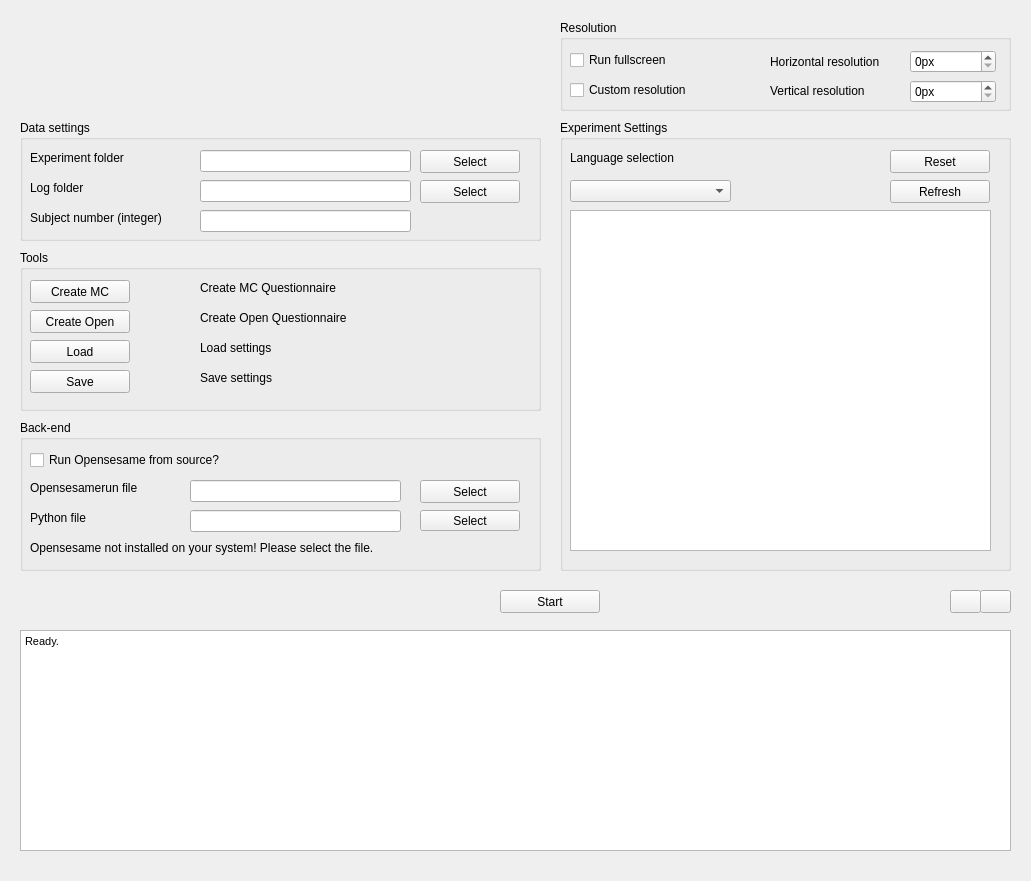
<?xml version="1.0" encoding="UTF-8"?>
<ui version="4.0">
 <class>MainWindow</class>
 <widget class="QMainWindow" name="MainWindow">
  <property name="geometry">
   <rect>
    <x>0</x>
    <y>0</y>
    <width>1031</width>
    <height>881</height>
   </rect>
  </property>
  <property name="windowTitle">
   <string>MainWindow</string>
  </property>
  <widget class="QWidget" name="centralwidget">
   <widget class="QTextEdit" name="statusBox">
    <property name="enabled">
     <bool>true</bool>
    </property>
    <property name="geometry">
     <rect>
      <x>20</x>
      <y>630</y>
      <width>991</width>
      <height>221</height>
     </rect>
    </property>
    <property name="sizePolicy">
     <sizepolicy hsizetype="Fixed" vsizetype="Fixed">
      <horstretch>0</horstretch>
      <verstretch>0</verstretch>
     </sizepolicy>
    </property>
    <property name="minimumSize">
     <size>
      <width>0</width>
      <height>0</height>
     </size>
    </property>
    <property name="html">
     <string>&lt;!DOCTYPE HTML PUBLIC &quot;-//W3C//DTD HTML 4.0//EN&quot; &quot;http://www.w3.org/TR/REC-html40/strict.dtd&quot;&gt;
&lt;html&gt;&lt;head&gt;&lt;meta name=&quot;qrichtext&quot; content=&quot;1&quot; /&gt;&lt;style type=&quot;text/css&quot;&gt;
p, li { white-space: pre-wrap; }
&lt;/style&gt;&lt;/head&gt;&lt;body style=&quot; font-family:'Sans Serif'; font-size:9pt; font-weight:400; font-style:normal;&quot;&gt;
&lt;p style=&quot; margin-top:0px; margin-bottom:0px; margin-left:0px; margin-right:0px; -qt-block-indent:0; text-indent:0px;&quot;&gt;&lt;span style=&quot; font-family:'MS Shell Dlg 2'; font-size:8pt;&quot;&gt;Ready.&lt;/span&gt;&lt;/p&gt;&lt;/body&gt;&lt;/html&gt;</string>
    </property>
   </widget>
   <widget class="QGroupBox" name="groupBox">
    <property name="geometry">
     <rect>
      <x>20</x>
      <y>120</y>
      <width>521</width>
      <height>121</height>
     </rect>
    </property>
    <property name="title">
     <string>Data settings</string>
    </property>
    <widget class="QLabel" name="inputFolderLabel">
     <property name="geometry">
      <rect>
       <x>10</x>
       <y>30</y>
       <width>110</width>
       <height>16</height>
      </rect>
     </property>
     <property name="sizePolicy">
      <sizepolicy hsizetype="Fixed" vsizetype="Fixed">
       <horstretch>0</horstretch>
       <verstretch>0</verstretch>
      </sizepolicy>
     </property>
     <property name="toolTip">
      <string>Location of the experiment folder. This folder must contain language folders. The experiment files have to be placed in the language folders. </string>
     </property>
     <property name="text">
      <string>Experiment folder</string>
     </property>
    </widget>
    <widget class="QLabel" name="logFolderLabel">
     <property name="geometry">
      <rect>
       <x>10</x>
       <y>60</y>
       <width>62</width>
       <height>16</height>
      </rect>
     </property>
     <property name="sizePolicy">
      <sizepolicy hsizetype="Fixed" vsizetype="Fixed">
       <horstretch>0</horstretch>
       <verstretch>0</verstretch>
      </sizepolicy>
     </property>
     <property name="toolTip">
      <string>Select the folder where the log files will be saved.</string>
     </property>
     <property name="text">
      <string>Log folder</string>
     </property>
    </widget>
    <widget class="QLineEdit" name="inputFolderLocation">
     <property name="geometry">
      <rect>
       <x>180</x>
       <y>30</y>
       <width>211</width>
       <height>22</height>
      </rect>
     </property>
     <property name="sizePolicy">
      <sizepolicy hsizetype="Minimum" vsizetype="Fixed">
       <horstretch>0</horstretch>
       <verstretch>0</verstretch>
      </sizepolicy>
     </property>
     <property name="readOnly">
      <bool>true</bool>
     </property>
    </widget>
    <widget class="QLineEdit" name="logFolderDestination">
     <property name="geometry">
      <rect>
       <x>180</x>
       <y>60</y>
       <width>211</width>
       <height>22</height>
      </rect>
     </property>
     <property name="sizePolicy">
      <sizepolicy hsizetype="Minimum" vsizetype="Fixed">
       <horstretch>0</horstretch>
       <verstretch>0</verstretch>
      </sizepolicy>
     </property>
     <property name="dragEnabled">
      <bool>false</bool>
     </property>
     <property name="readOnly">
      <bool>true</bool>
     </property>
    </widget>
    <widget class="QPushButton" name="inputFolderButton">
     <property name="geometry">
      <rect>
       <x>400</x>
       <y>30</y>
       <width>100</width>
       <height>23</height>
      </rect>
     </property>
     <property name="sizePolicy">
      <sizepolicy hsizetype="Fixed" vsizetype="Fixed">
       <horstretch>0</horstretch>
       <verstretch>0</verstretch>
      </sizepolicy>
     </property>
     <property name="minimumSize">
      <size>
       <width>100</width>
       <height>23</height>
      </size>
     </property>
     <property name="maximumSize">
      <size>
       <width>100</width>
       <height>23</height>
      </size>
     </property>
     <property name="toolTip">
      <string>Select folder containing the data files</string>
     </property>
     <property name="statusTip">
      <string/>
     </property>
     <property name="text">
      <string>Select</string>
     </property>
    </widget>
    <widget class="QPushButton" name="logFolderButton">
     <property name="geometry">
      <rect>
       <x>400</x>
       <y>60</y>
       <width>100</width>
       <height>23</height>
      </rect>
     </property>
     <property name="sizePolicy">
      <sizepolicy hsizetype="Fixed" vsizetype="Fixed">
       <horstretch>0</horstretch>
       <verstretch>0</verstretch>
      </sizepolicy>
     </property>
     <property name="minimumSize">
      <size>
       <width>100</width>
       <height>23</height>
      </size>
     </property>
     <property name="maximumSize">
      <size>
       <width>100</width>
       <height>23</height>
      </size>
     </property>
     <property name="toolTip">
      <string>Select destination folder to save the log files</string>
     </property>
     <property name="statusTip">
      <string/>
     </property>
     <property name="text">
      <string>Select</string>
     </property>
    </widget>
    <widget class="QLabel" name="subjectlabel">
     <property name="geometry">
      <rect>
       <x>10</x>
       <y>90</y>
       <width>158</width>
       <height>16</height>
      </rect>
     </property>
     <property name="sizePolicy">
      <sizepolicy hsizetype="Fixed" vsizetype="Fixed">
       <horstretch>0</horstretch>
       <verstretch>0</verstretch>
      </sizepolicy>
     </property>
     <property name="toolTip">
      <string>Insert the subject number</string>
     </property>
     <property name="text">
      <string>Subject number (integer)</string>
     </property>
    </widget>
    <widget class="QLineEdit" name="subjectLineEdit">
     <property name="geometry">
      <rect>
       <x>180</x>
       <y>90</y>
       <width>211</width>
       <height>22</height>
      </rect>
     </property>
     <property name="sizePolicy">
      <sizepolicy hsizetype="Minimum" vsizetype="Fixed">
       <horstretch>0</horstretch>
       <verstretch>0</verstretch>
      </sizepolicy>
     </property>
    </widget>
   </widget>
   <widget class="QGroupBox" name="groupBox_2">
    <property name="geometry">
     <rect>
      <x>560</x>
      <y>20</y>
      <width>451</width>
      <height>91</height>
     </rect>
    </property>
    <property name="title">
     <string>Resolution</string>
    </property>
    <widget class="QCheckBox" name="fullscreenCheckBox">
     <property name="geometry">
      <rect>
       <x>10</x>
       <y>30</y>
       <width>113</width>
       <height>20</height>
      </rect>
     </property>
     <property name="sizePolicy">
      <sizepolicy hsizetype="Fixed" vsizetype="Fixed">
       <horstretch>0</horstretch>
       <verstretch>0</verstretch>
      </sizepolicy>
     </property>
     <property name="text">
      <string>Run fullscreen</string>
     </property>
    </widget>
    <widget class="QCheckBox" name="customResolutionCheckBox">
     <property name="geometry">
      <rect>
       <x>10</x>
       <y>60</y>
       <width>138</width>
       <height>20</height>
      </rect>
     </property>
     <property name="sizePolicy">
      <sizepolicy hsizetype="Fixed" vsizetype="Fixed">
       <horstretch>0</horstretch>
       <verstretch>0</verstretch>
      </sizepolicy>
     </property>
     <property name="text">
      <string>Custom resolution</string>
     </property>
    </widget>
    <widget class="QLabel" name="resolutionHorizontalLabel">
     <property name="geometry">
      <rect>
       <x>210</x>
       <y>34</y>
       <width>129</width>
       <height>16</height>
      </rect>
     </property>
     <property name="sizePolicy">
      <sizepolicy hsizetype="Fixed" vsizetype="Fixed">
       <horstretch>0</horstretch>
       <verstretch>0</verstretch>
      </sizepolicy>
     </property>
     <property name="text">
      <string>Horizontal resolution</string>
     </property>
    </widget>
    <widget class="QLabel" name="resolutionVerticalLabel">
     <property name="geometry">
      <rect>
       <x>210</x>
       <y>63</y>
       <width>114</width>
       <height>16</height>
      </rect>
     </property>
     <property name="sizePolicy">
      <sizepolicy hsizetype="Fixed" vsizetype="Fixed">
       <horstretch>0</horstretch>
       <verstretch>0</verstretch>
      </sizepolicy>
     </property>
     <property name="text">
      <string>Vertical resolution</string>
     </property>
    </widget>
    <widget class="QSpinBox" name="resolutionHorizontalSpinBox">
     <property name="geometry">
      <rect>
       <x>350</x>
       <y>30</y>
       <width>86</width>
       <height>23</height>
      </rect>
     </property>
     <property name="suffix">
      <string>px</string>
     </property>
     <property name="maximum">
      <number>10000</number>
     </property>
    </widget>
    <widget class="QSpinBox" name="resolutionVerticalSpinBox">
     <property name="geometry">
      <rect>
       <x>350</x>
       <y>60</y>
       <width>86</width>
       <height>23</height>
      </rect>
     </property>
     <property name="suffix">
      <string>px</string>
     </property>
     <property name="maximum">
      <number>10000</number>
     </property>
    </widget>
   </widget>
   <widget class="QGroupBox" name="groupBox_3">
    <property name="geometry">
     <rect>
      <x>20</x>
      <y>420</y>
      <width>521</width>
      <height>151</height>
     </rect>
    </property>
    <property name="title">
     <string>Back-end</string>
    </property>
    <widget class="QCheckBox" name="srcCheckBox">
     <property name="geometry">
      <rect>
       <x>10</x>
       <y>30</y>
       <width>219</width>
       <height>20</height>
      </rect>
     </property>
     <property name="sizePolicy">
      <sizepolicy hsizetype="Fixed" vsizetype="Fixed">
       <horstretch>0</horstretch>
       <verstretch>0</verstretch>
      </sizepolicy>
     </property>
     <property name="toolTip">
      <string>If OpenSesame is not installed on your system you can also use the source of the Opensesame</string>
     </property>
     <property name="statusTip">
      <string/>
     </property>
     <property name="text">
      <string>Run Opensesame from source?</string>
     </property>
    </widget>
    <widget class="QLabel" name="opensesamerunLabel">
     <property name="geometry">
      <rect>
       <x>10</x>
       <y>60</y>
       <width>125</width>
       <height>16</height>
      </rect>
     </property>
     <property name="sizePolicy">
      <sizepolicy hsizetype="Fixed" vsizetype="Fixed">
       <horstretch>0</horstretch>
       <verstretch>0</verstretch>
      </sizepolicy>
     </property>
     <property name="toolTip">
      <string>Select the opensesamerun file</string>
     </property>
     <property name="text">
      <string>Opensesamerun file</string>
     </property>
    </widget>
    <widget class="QLabel" name="pythonLabel">
     <property name="geometry">
      <rect>
       <x>10</x>
       <y>90</y>
       <width>65</width>
       <height>16</height>
      </rect>
     </property>
     <property name="sizePolicy">
      <sizepolicy hsizetype="Fixed" vsizetype="Fixed">
       <horstretch>0</horstretch>
       <verstretch>0</verstretch>
      </sizepolicy>
     </property>
     <property name="toolTip">
      <string>Select the python executable, if left empty the system wide installed python will be used</string>
     </property>
     <property name="text">
      <string>Python file</string>
     </property>
    </widget>
    <widget class="QLineEdit" name="opensesamerunLineEdit">
     <property name="geometry">
      <rect>
       <x>170</x>
       <y>60</y>
       <width>211</width>
       <height>22</height>
      </rect>
     </property>
     <property name="sizePolicy">
      <sizepolicy hsizetype="Minimum" vsizetype="Fixed">
       <horstretch>0</horstretch>
       <verstretch>0</verstretch>
      </sizepolicy>
     </property>
     <property name="readOnly">
      <bool>true</bool>
     </property>
    </widget>
    <widget class="QLineEdit" name="pythonLineEdit">
     <property name="geometry">
      <rect>
       <x>170</x>
       <y>90</y>
       <width>211</width>
       <height>22</height>
      </rect>
     </property>
     <property name="sizePolicy">
      <sizepolicy hsizetype="Minimum" vsizetype="Fixed">
       <horstretch>0</horstretch>
       <verstretch>0</verstretch>
      </sizepolicy>
     </property>
     <property name="readOnly">
      <bool>true</bool>
     </property>
    </widget>
    <widget class="QPushButton" name="opensesamerunButton">
     <property name="geometry">
      <rect>
       <x>400</x>
       <y>60</y>
       <width>100</width>
       <height>23</height>
      </rect>
     </property>
     <property name="sizePolicy">
      <sizepolicy hsizetype="Fixed" vsizetype="Fixed">
       <horstretch>0</horstretch>
       <verstretch>0</verstretch>
      </sizepolicy>
     </property>
     <property name="minimumSize">
      <size>
       <width>100</width>
       <height>23</height>
      </size>
     </property>
     <property name="maximumSize">
      <size>
       <width>100</width>
       <height>23</height>
      </size>
     </property>
     <property name="toolTip">
      <string>Select the opensesamerun file</string>
     </property>
     <property name="text">
      <string>Select</string>
     </property>
    </widget>
    <widget class="QPushButton" name="pythonButton">
     <property name="geometry">
      <rect>
       <x>400</x>
       <y>90</y>
       <width>100</width>
       <height>21</height>
      </rect>
     </property>
     <property name="sizePolicy">
      <sizepolicy hsizetype="Fixed" vsizetype="Fixed">
       <horstretch>0</horstretch>
       <verstretch>0</verstretch>
      </sizepolicy>
     </property>
     <property name="minimumSize">
      <size>
       <width>100</width>
       <height>21</height>
      </size>
     </property>
     <property name="maximumSize">
      <size>
       <width>100</width>
       <height>21</height>
      </size>
     </property>
     <property name="toolTip">
      <string>Select the python executable, if left empty the system wide installed python will be used</string>
     </property>
     <property name="text">
      <string>Select</string>
     </property>
    </widget>
    <widget class="QLabel" name="opensesameNotFoundLabel">
     <property name="geometry">
      <rect>
       <x>10</x>
       <y>120</y>
       <width>407</width>
       <height>16</height>
      </rect>
     </property>
     <property name="sizePolicy">
      <sizepolicy hsizetype="Fixed" vsizetype="Fixed">
       <horstretch>0</horstretch>
       <verstretch>0</verstretch>
      </sizepolicy>
     </property>
     <property name="text">
      <string>Opensesame not installed on your system! Please select the file.</string>
     </property>
    </widget>
   </widget>
   <widget class="QGroupBox" name="groupBox_4">
    <property name="geometry">
     <rect>
      <x>560</x>
      <y>120</y>
      <width>451</width>
      <height>451</height>
     </rect>
    </property>
    <property name="title">
     <string>Experiment Settings</string>
    </property>
    <widget class="QLabel" name="insertAnswerLabel">
     <property name="geometry">
      <rect>
       <x>10</x>
       <y>30</y>
       <width>123</width>
       <height>16</height>
      </rect>
     </property>
     <property name="text">
      <string>Language selection</string>
     </property>
    </widget>
    <widget class="QComboBox" name="languageComboBox">
     <property name="geometry">
      <rect>
       <x>10</x>
       <y>60</y>
       <width>161</width>
       <height>22</height>
      </rect>
     </property>
     <property name="sizePolicy">
      <sizepolicy hsizetype="Minimum" vsizetype="Fixed">
       <horstretch>0</horstretch>
       <verstretch>0</verstretch>
      </sizepolicy>
     </property>
     <property name="toolTip">
      <string>Select the language</string>
     </property>
    </widget>
    <widget class="QPushButton" name="resetButton">
     <property name="geometry">
      <rect>
       <x>330</x>
       <y>30</y>
       <width>100</width>
       <height>23</height>
      </rect>
     </property>
     <property name="sizePolicy">
      <sizepolicy hsizetype="Fixed" vsizetype="Fixed">
       <horstretch>0</horstretch>
       <verstretch>0</verstretch>
      </sizepolicy>
     </property>
     <property name="minimumSize">
      <size>
       <width>100</width>
       <height>23</height>
      </size>
     </property>
     <property name="maximumSize">
      <size>
       <width>100</width>
       <height>23</height>
      </size>
     </property>
     <property name="text">
      <string>Reset</string>
     </property>
    </widget>
    <widget class="QPushButton" name="refreshButton">
     <property name="geometry">
      <rect>
       <x>330</x>
       <y>60</y>
       <width>100</width>
       <height>23</height>
      </rect>
     </property>
     <property name="sizePolicy">
      <sizepolicy hsizetype="Fixed" vsizetype="Fixed">
       <horstretch>0</horstretch>
       <verstretch>0</verstretch>
      </sizepolicy>
     </property>
     <property name="minimumSize">
      <size>
       <width>100</width>
       <height>23</height>
      </size>
     </property>
     <property name="maximumSize">
      <size>
       <width>100</width>
       <height>23</height>
      </size>
     </property>
     <property name="text">
      <string>Refresh</string>
     </property>
    </widget>
    <widget class="QListWidget" name="experimentListWidget">
     <property name="geometry">
      <rect>
       <x>10</x>
       <y>90</y>
       <width>421</width>
       <height>341</height>
      </rect>
     </property>
     <property name="sizePolicy">
      <sizepolicy hsizetype="Fixed" vsizetype="Fixed">
       <horstretch>0</horstretch>
       <verstretch>0</verstretch>
      </sizepolicy>
     </property>
     <property name="acceptDrops">
      <bool>false</bool>
     </property>
     <property name="toolTip">
      <string>Drag and Drop the experiments to change the order. Only items which are checked will be used</string>
     </property>
     <property name="editTriggers">
      <set>QAbstractItemView::NoEditTriggers</set>
     </property>
     <property name="dragEnabled">
      <bool>true</bool>
     </property>
     <property name="dragDropMode">
      <enum>QAbstractItemView::InternalMove</enum>
     </property>
     <property name="defaultDropAction">
      <enum>Qt::MoveAction</enum>
     </property>
     <property name="selectionMode">
      <enum>QAbstractItemView::SingleSelection</enum>
     </property>
    </widget>
   </widget>
   <widget class="QGroupBox" name="groupBox_5">
    <property name="geometry">
     <rect>
      <x>20</x>
      <y>250</y>
      <width>521</width>
      <height>161</height>
     </rect>
    </property>
    <property name="title">
     <string>Tools</string>
    </property>
    <widget class="QLabel" name="loadLabel">
     <property name="geometry">
      <rect>
       <x>180</x>
       <y>90</y>
       <width>85</width>
       <height>16</height>
      </rect>
     </property>
     <property name="sizePolicy">
      <sizepolicy hsizetype="Fixed" vsizetype="Fixed">
       <horstretch>0</horstretch>
       <verstretch>0</verstretch>
      </sizepolicy>
     </property>
     <property name="text">
      <string>Load settings</string>
     </property>
    </widget>
    <widget class="QPushButton" name="createOpenButton">
     <property name="geometry">
      <rect>
       <x>10</x>
       <y>60</y>
       <width>100</width>
       <height>23</height>
      </rect>
     </property>
     <property name="sizePolicy">
      <sizepolicy hsizetype="Fixed" vsizetype="Fixed">
       <horstretch>0</horstretch>
       <verstretch>0</verstretch>
      </sizepolicy>
     </property>
     <property name="minimumSize">
      <size>
       <width>100</width>
       <height>23</height>
      </size>
     </property>
     <property name="maximumSize">
      <size>
       <width>100</width>
       <height>23</height>
      </size>
     </property>
     <property name="text">
      <string>Create Open</string>
     </property>
    </widget>
    <widget class="QLabel" name="saveLabel">
     <property name="geometry">
      <rect>
       <x>180</x>
       <y>120</y>
       <width>85</width>
       <height>16</height>
      </rect>
     </property>
     <property name="sizePolicy">
      <sizepolicy hsizetype="Fixed" vsizetype="Fixed">
       <horstretch>0</horstretch>
       <verstretch>0</verstretch>
      </sizepolicy>
     </property>
     <property name="text">
      <string>Save settings</string>
     </property>
    </widget>
    <widget class="QLabel" name="createOpenLabel">
     <property name="geometry">
      <rect>
       <x>180</x>
       <y>60</y>
       <width>171</width>
       <height>16</height>
      </rect>
     </property>
     <property name="sizePolicy">
      <sizepolicy hsizetype="Fixed" vsizetype="Fixed">
       <horstretch>0</horstretch>
       <verstretch>0</verstretch>
      </sizepolicy>
     </property>
     <property name="text">
      <string>Create Open Questionnaire</string>
     </property>
    </widget>
    <widget class="QPushButton" name="saveSettingsButton">
     <property name="geometry">
      <rect>
       <x>10</x>
       <y>120</y>
       <width>100</width>
       <height>23</height>
      </rect>
     </property>
     <property name="sizePolicy">
      <sizepolicy hsizetype="Fixed" vsizetype="Fixed">
       <horstretch>0</horstretch>
       <verstretch>0</verstretch>
      </sizepolicy>
     </property>
     <property name="minimumSize">
      <size>
       <width>100</width>
       <height>23</height>
      </size>
     </property>
     <property name="maximumSize">
      <size>
       <width>100</width>
       <height>23</height>
      </size>
     </property>
     <property name="toolTip">
      <string>Save experiment settings</string>
     </property>
     <property name="text">
      <string>Save</string>
     </property>
    </widget>
    <widget class="QPushButton" name="createMCButton">
     <property name="geometry">
      <rect>
       <x>10</x>
       <y>30</y>
       <width>100</width>
       <height>23</height>
      </rect>
     </property>
     <property name="sizePolicy">
      <sizepolicy hsizetype="Fixed" vsizetype="Fixed">
       <horstretch>0</horstretch>
       <verstretch>0</verstretch>
      </sizepolicy>
     </property>
     <property name="minimumSize">
      <size>
       <width>100</width>
       <height>23</height>
      </size>
     </property>
     <property name="maximumSize">
      <size>
       <width>100</width>
       <height>23</height>
      </size>
     </property>
     <property name="text">
      <string>Create MC</string>
     </property>
    </widget>
    <widget class="QPushButton" name="restoreSettingsButton">
     <property name="geometry">
      <rect>
       <x>10</x>
       <y>90</y>
       <width>100</width>
       <height>23</height>
      </rect>
     </property>
     <property name="sizePolicy">
      <sizepolicy hsizetype="Fixed" vsizetype="Fixed">
       <horstretch>0</horstretch>
       <verstretch>0</verstretch>
      </sizepolicy>
     </property>
     <property name="minimumSize">
      <size>
       <width>100</width>
       <height>23</height>
      </size>
     </property>
     <property name="maximumSize">
      <size>
       <width>100</width>
       <height>23</height>
      </size>
     </property>
     <property name="toolTip">
      <string>Load experiment settings</string>
     </property>
     <property name="text">
      <string>Load</string>
     </property>
    </widget>
    <widget class="QLabel" name="createMCLabel">
     <property name="geometry">
      <rect>
       <x>180</x>
       <y>30</y>
       <width>156</width>
       <height>16</height>
      </rect>
     </property>
     <property name="sizePolicy">
      <sizepolicy hsizetype="Fixed" vsizetype="Fixed">
       <horstretch>0</horstretch>
       <verstretch>0</verstretch>
      </sizepolicy>
     </property>
     <property name="text">
      <string>Create MC Questionnaire</string>
     </property>
    </widget>
   </widget>
   <widget class="QPushButton" name="docButton">
    <property name="geometry">
     <rect>
      <x>950</x>
      <y>590</y>
      <width>31</width>
      <height>23</height>
     </rect>
    </property>
    <property name="sizePolicy">
     <sizepolicy hsizetype="Fixed" vsizetype="Fixed">
      <horstretch>0</horstretch>
      <verstretch>0</verstretch>
     </sizepolicy>
    </property>
    <property name="toolTip">
     <string>Help</string>
    </property>
    <property name="text">
     <string/>
    </property>
    <property name="icon">
     <iconset>
      <normaloff>:/resources/help-about.png</normaloff>:/resources/help-about.png</iconset>
    </property>
    <property name="iconSize">
     <size>
      <width>18</width>
      <height>18</height>
     </size>
    </property>
   </widget>
   <widget class="QPushButton" name="aboutButton">
    <property name="geometry">
     <rect>
      <x>980</x>
      <y>590</y>
      <width>31</width>
      <height>23</height>
     </rect>
    </property>
    <property name="sizePolicy">
     <sizepolicy hsizetype="Fixed" vsizetype="Fixed">
      <horstretch>0</horstretch>
      <verstretch>0</verstretch>
     </sizepolicy>
    </property>
    <property name="toolTip">
     <string>About this application...</string>
    </property>
    <property name="text">
     <string/>
    </property>
    <property name="icon">
     <iconset>
      <normaloff>:/resources/help-contents.png</normaloff>:/resources/help-contents.png</iconset>
    </property>
    <property name="iconSize">
     <size>
      <width>18</width>
      <height>18</height>
     </size>
    </property>
   </widget>
   <widget class="QLabel" name="image">
    <property name="geometry">
     <rect>
      <x>20</x>
      <y>20</y>
      <width>511</width>
      <height>80</height>
     </rect>
    </property>
    <property name="sizePolicy">
     <sizepolicy hsizetype="Expanding" vsizetype="Fixed">
      <horstretch>0</horstretch>
      <verstretch>0</verstretch>
     </sizepolicy>
    </property>
    <property name="minimumSize">
     <size>
      <width>0</width>
      <height>80</height>
     </size>
    </property>
    <property name="maximumSize">
     <size>
      <width>16777215</width>
      <height>80</height>
     </size>
    </property>
    <property name="text">
     <string/>
    </property>
   </widget>
   <widget class="QPushButton" name="startButton">
    <property name="geometry">
     <rect>
      <x>500</x>
      <y>590</y>
      <width>100</width>
      <height>23</height>
     </rect>
    </property>
    <property name="sizePolicy">
     <sizepolicy hsizetype="Fixed" vsizetype="Fixed">
      <horstretch>0</horstretch>
      <verstretch>0</verstretch>
     </sizepolicy>
    </property>
    <property name="minimumSize">
     <size>
      <width>100</width>
      <height>23</height>
     </size>
    </property>
    <property name="maximumSize">
     <size>
      <width>100</width>
      <height>23</height>
     </size>
    </property>
    <property name="toolTip">
     <string>Start the experiment</string>
    </property>
    <property name="text">
     <string>Start</string>
    </property>
   </widget>
   <zorder>image</zorder>
   <zorder>startButton</zorder>
   <zorder>statusBox</zorder>
   <zorder>groupBox</zorder>
   <zorder>groupBox_2</zorder>
   <zorder>groupBox_3</zorder>
   <zorder>groupBox_4</zorder>
   <zorder>groupBox_5</zorder>
   <zorder>docButton</zorder>
   <zorder>aboutButton</zorder>
  </widget>
 </widget>
 <resources/>
 <connections/>
</ui>
